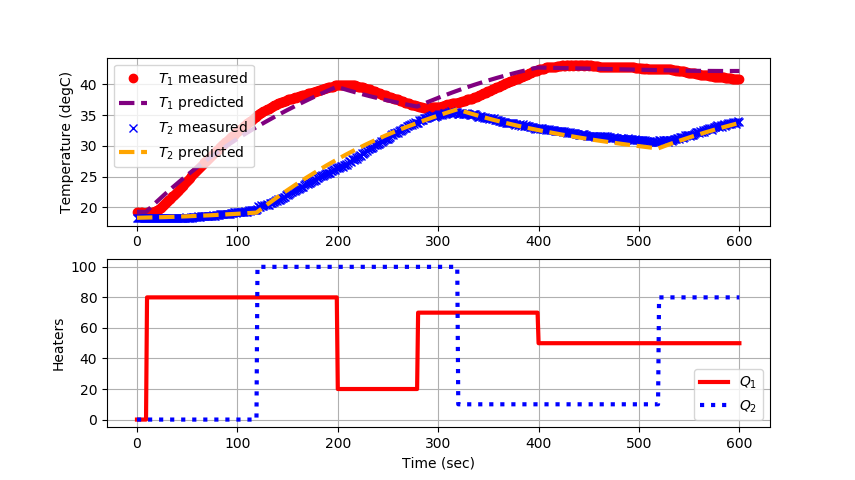

The script that drew this image:
import numpy as np
import matplotlib.pyplot as plt
import pandas as pd
from gekko import GEKKO

# Import or generate data
filename = 'tclab_dyn_data2.csv'
try:
    data = pd.read_csv(filename)
except:
    url = 'https://apmonitor.com/do/uploads/Main/tclab_dyn_data2.txt'
    data = pd.read_csv(url)

# Create GEKKO Model
m = GEKKO()
m.time = data['Time'].values

# Parameters to Estimate
U = m.FV(value=10,lb=1,ub=20)
alpha1 = m.FV(value=0.01,lb=0.003,ub=0.03)  # W / % heater
alpha2 = m.FV(value=0.005,lb=0.002,ub=0.02) # W / % heater

# STATUS=1 allows solver to adjust parameter
U.STATUS = 1  
alpha1.STATUS = 1 
alpha2.STATUS = 1 

# Measured inputs
Q1 = m.MV(value=data['H1'].values)
Q2 = m.MV(value=data['H2'].values)

# State variables
TC1 = m.CV(value=data['T1'].values)
TC1.FSTATUS = 1    # minimize fstatus * (meas-pred)^2
TC2 = m.CV(value=data['T2'].values)
TC2.FSTATUS = 1    # minimize fstatus * (meas-pred)^2

Ta = m.Param(value=19.0+273.15)     # K
mass = m.Param(value=4.0/1000.0)    # kg
Cp = m.Param(value=0.5*1000.0)      # J/kg-K    
A = m.Param(value=10.0/100.0**2)    # Area not between heaters in m^2
As = m.Param(value=2.0/100.0**2)    # Area between heaters in m^2
eps = m.Param(value=0.9)            # Emissivity
sigma = m.Const(5.67e-8)            # Stefan-Boltzmann

# Heater temperatures in Kelvin
T1 = m.Intermediate(TC1+273.15)
T2 = m.Intermediate(TC2+273.15)

# Heat transfer between two heaters
Q_C12 = m.Intermediate(U*As*(T2-T1)) # Convective
Q_R12 = m.Intermediate(eps*sigma*As*(T2**4-T1**4)) # Radiative

# Semi-fundamental correlations (energy balances)
m.Equation(TC1.dt() == (1.0/(mass*Cp))*(U*A*(Ta-T1) \
                    + eps * sigma * A * (Ta**4 - T1**4) \
                    + Q_C12 + Q_R12 \
                    + alpha1*Q1))

m.Equation(TC2.dt() == (1.0/(mass*Cp))*(U*A*(Ta-T2) \
                    + eps * sigma * A * (Ta**4 - T2**4) \
                    - Q_C12 - Q_R12 \
                    + alpha2*Q2))

# Options
m.options.IMODE   = 5 # MHE
m.options.EV_TYPE = 2 # Objective type
m.options.NODES   = 2 # Collocation nodes
m.options.SOLVER  = 3 # IPOPT

# Solve
m.solve(disp=True)

# Parameter values
print('U     : ' + str(U.value[0]))
print('alpha1: ' + str(alpha1.value[0]))
print('alpha2: ' + str(alpha2.value[0]))

# Create plot
plt.figure()
ax=plt.subplot(2,1,1)
ax.grid()
plt.plot(data['Time'],data['T1'],'ro',label=r'$T_1$ measured')
plt.plot(m.time,TC1.value,color='purple',linestyle='--',\
         linewidth=3,label=r'$T_1$ predicted')
plt.plot(data['Time'],data['T2'],'bx',label=r'$T_2$ measured')
plt.plot(m.time,TC2.value,color='orange',linestyle='--',\
         linewidth=3,label=r'$T_2$ predicted')
plt.ylabel('Temperature (degC)')
plt.legend(loc=2)
ax=plt.subplot(2,1,2)
ax.grid()
plt.plot(data['Time'],data['H1'],'r-',\
         linewidth=3,label=r'$Q_1$')
plt.plot(data['Time'],data['H2'],'b:',\
         linewidth=3,label=r'$Q_2$')
plt.ylabel('Heaters')
plt.xlabel('Time (sec)')
plt.legend(loc='best')
plt.show()
